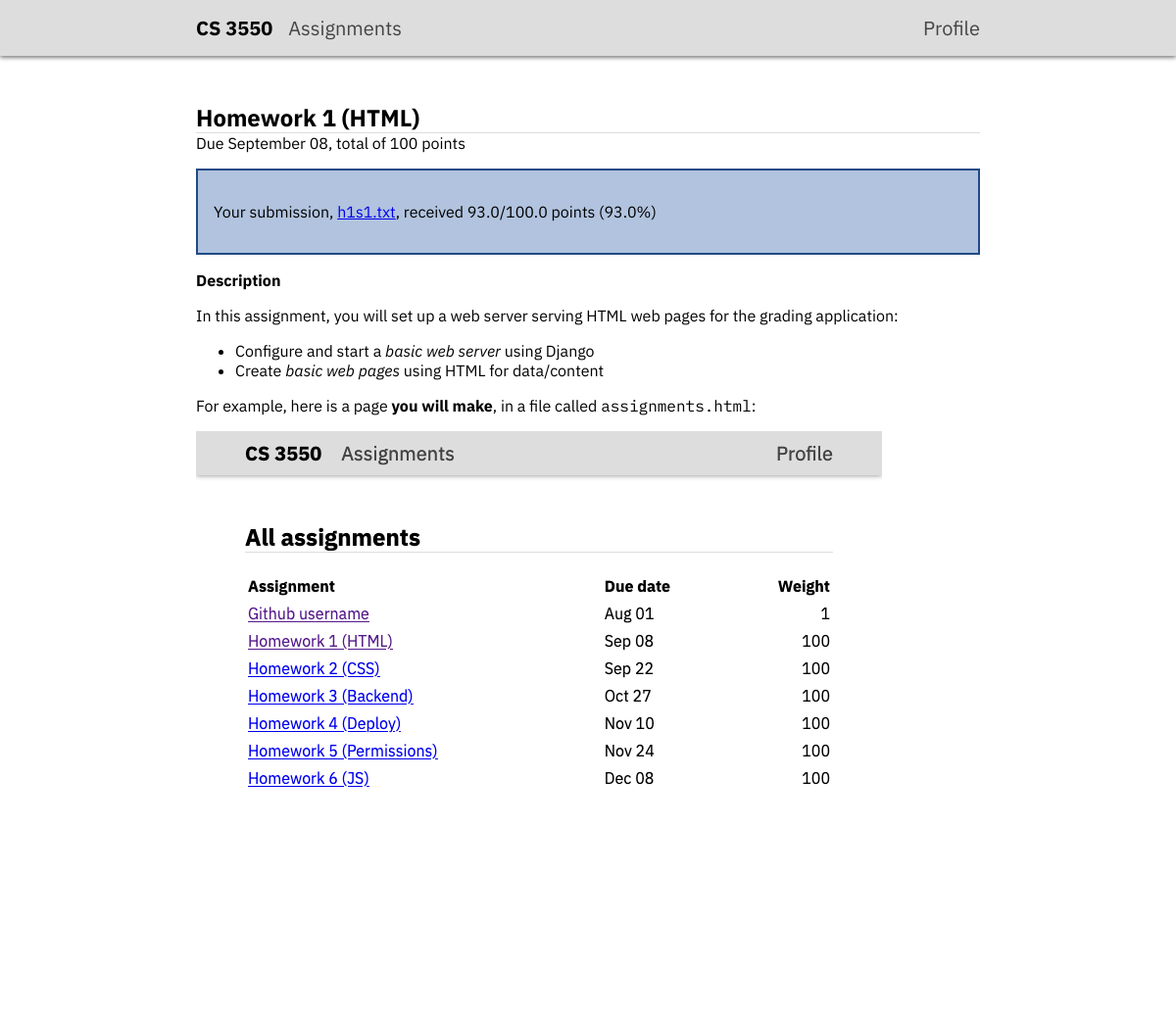
Screenshot of /2/ (signed in) with the database file from the repository.
### grades/models.py (models this page shows)
class Assignment(models.Model):
    title = models.CharField(max_length=200)
    description = models.TextField(null=True, blank=True, default="")
    deadline = models.DateTimeField()
    weight = models.IntegerField()
    points = models.IntegerField()

class Submission(models.Model):
    assignment = models.ForeignKey(Assignment, on_delete=models.CASCADE)
    author = models.ForeignKey(User, on_delete=models.CASCADE)
    grader = models.ForeignKey(User, related_name='graded_set', on_delete=models.SET_NULL, null=True, blank=True)
    file = models.FileField(null=True, blank=True)
    score = models.FloatField(null=True, blank=True)

### grades/views.py (the view)
# urls.py: path("<int:assignment_id>/", views.index),
@login_required
def index(request, assignment_id):
        try:
            assignment = models.Assignment.objects.get(id=assignment_id)
        except models.Assignment.DoesNotExist:
             raise Http404("No Assignment with id " + str(assignment_id))
        userType = get_user_type(request.user)
        if userType == 3:
            taID = None
        else:
            taID = models.User.objects.get(username=request.user.username)
        yourSubmissions = models.Submission.objects.filter(grader=taID).filter(assignment=assignment_id).count()
        totalSubmissions = models.Submission.objects.filter(assignment=assignment_id).count()
        totalStudents = models.Group.objects.get(name="Students").user_set.count()
        isNotDue = assignment.deadline > timezone.now()
        return render(request, "index.html", {'assignment':assignment, 'totalSubmissions':totalSubmissions, 'totalStudents':totalStudents, 'yourSubmissions':yourSubmissions, 'userType':userType, 'user': request.user, 'isNotDue': isNotDue})

### grades/views.py (called while the page is built)
def get_user_type(user):
    if user.is_authenticated:
        if user.groups.filter(name="Students").exists():
            return 1
        if user.groups.filter(name="Teaching Assistants").exists():
            return 2
        if user.is_superuser:
            return 4
    else:
        return 3

### grades/templates/index.html (shortened to what this page needs)
<!DOCTYPE html>
<html>
    {% include 'header.html' with title=assignment.title %}
    <main class="pageColumn">
        <h1>{{assignment.title}}</h1>
        <p class="bottomEdgeP">Due {{assignment.deadline|date:'F d'}}, total of {{assignment.points}} point{{assignment.points|pluralize}}</p>
        <div class="action-card">
            {% if userType|divisibleby:2 %}
            <p class="bottomEdgeP">Currently {{totalSubmissions}}/{{totalStudents}} submission{{totalStudents|pluralize}}</p>
            <div class="cardline">
                <p class="noEdgeP">{{yourSubmissions}} submission{{yourSubmissions|pluralize}} assigned to you</p>
                <a href=/{{assignment.id}}/submissions/ title="Navigates to the Submission page for the assignment to be graded" class=rightlink>Grade</a>
            </div>
            {% else %}
                {{assignment.id|studentSubmission:user | safe}}
            {% endif %}
        </div>
        <strong class="desc">Description</strong>
        <br>
        {{assignment.description | safe}}
    </main>
</html>

### static/main.css (style rules this page uses)
html { margin: 0; padding: 0; }
code { font-family: 'IBM Plex Mono', sans-serif; }
.pageColumn { width: min(calc(100% - 2rem), 50rem); align-content: center; padding-left: 1rem; padding-right: 1rem; margin: auto; }
h1 { font-size: 1.5rem; border-bottom: 1px solid #ddd; margin: 0; padding: 0; }
.desc { font-size: 1rem; padding-bottom: 1rem; }
img { max-width: 100%; max-height: 100%; }
.action-card { border: 2px solid #204a87; background-color: #b1c3de; margin-top: 1rem; margin-bottom: 1rem; display: flex; flex-direction: column; padding: 1rem; }
.bottomEdgeP { margin-top: 0; margin-left: 0; margin-right: 0; margin-bottom: 1rem; }

### rows the page displays
Assignment: title "Homework 1 (HTML)", deadline "September 08", points "100", id|studentSubmission "Your submission, h1s1.txt , received 93.0/100.0 points (93.0%)", description "In this assignment, you will set up a web server serving HTML web pages for the grading application: Configure and start a basic web server using Django Create basic web pages using HTML for data/content For example, here is a page you will make , in a file called assignments.html :", description (picture)
